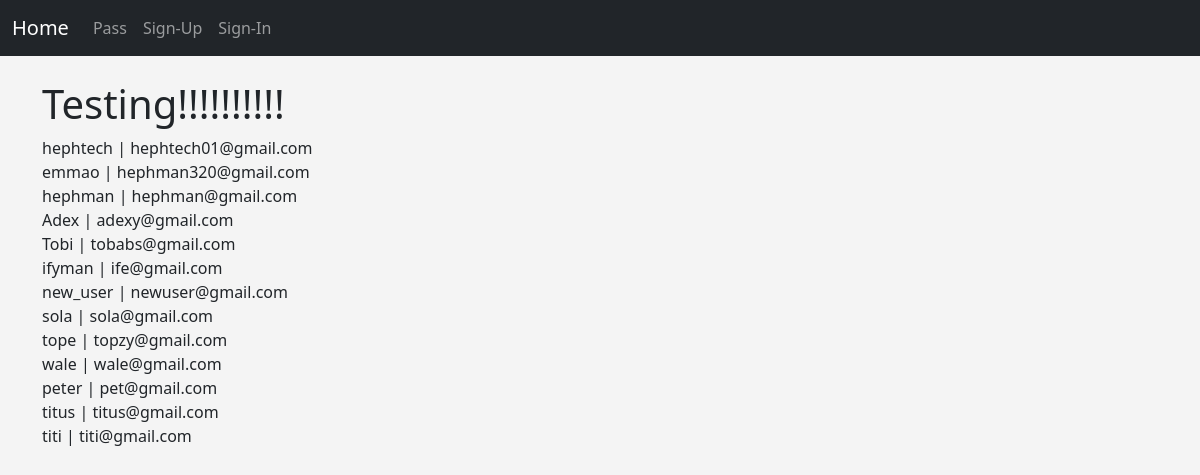
/accounts/tests/, run on the app's committed database.
### accounts/models.py (models this page shows, shortened)
class CustomUser(AbstractUser):
    first_name = models.CharField(max_length=50)
    last_name = models.CharField(max_length=50)
    department = models.CharField(max_length=100, blank=True, null=True)
    phone_number = models.CharField(max_length=15, blank=True, null=True)

### accounts/views.py (the view)
# urls.py: path('tests/', views.tests, name='tests'),
def tests(request):
    users = CustomUser.objects.all()
    return render(request, "accounts/tests.html", {'users': users})

### accounts/templates/accounts/tests.html
{% extends 'accounts/base.html' %}
{% block content %}
<h1>Testing!!!!!!!!!!</h1>
{% for user in users %}
    {{ user.username }} | {{ user.email }} <br>
{% endfor %}
{% endblock %}

### accounts/templates/accounts/base.html (shortened to what this page needs)
<!doctype html>
<html lang="en">
  <head>
    <link href="https://cdn.jsdelivr.net/npm/bootstrap@5.0.0-beta1/dist/css/bootstrap.min.css" rel="stylesheet">
  </head>
  <body>
  	{% include 'accounts/navbar.html' %}
    <br/>
    <div class="container">
      {% block content %}
      {% endblock %}
    </div>
  </body>
</html>

### accounts/templates/accounts/navbar.html (shortened to what this page needs)
<nav class="navbar navbar-expand-lg navbar-dark bg-dark">
  <div class="container-fluid">
    <a class="navbar-brand" href="{% url 'register' %}">Home</a>
    <div class="collapse navbar-collapse" id="navbarSupportedContent">
      <ul class="navbar-nav me-auto mb-2 mb-lg-0">
        <li class="nav-item">
          <a class="nav-link" href="#">Pass</a>
        </li>
        <li class="nav-item">
          <a class="nav-link" href="{% url 'register' %}">Sign-Up</a>
        </li>
        <li class="nav-item">
          <a class="nav-link" href="{% url 'sign_in' %}">Sign-In</a>
        </li>
</nav>

### accounts/templates/accounts/base.html (style rules this page uses)
body { background: #f4f4f4; }

### data on the page
CustomUser: username "hephtech", email "hephtech01@gmail.com"
CustomUser: username "emmao", email "hephman320@gmail.com"
CustomUser: username "hephman", email "hephman@gmail.com"
CustomUser: username "Adex", email "adexy@gmail.com"
CustomUser: username "Tobi", email "tobabs@gmail.com"
CustomUser: username "ifyman", email "ife@gmail.com"
CustomUser: username "new_user", email "newuser@gmail.com"
CustomUser: username "sola", email "sola@gmail.com"
CustomUser: username "tope", email "topzy@gmail.com"
CustomUser: username "wale", email "wale@gmail.com"
CustomUser: username "peter", email "pet@gmail.com"
CustomUser: username "titus", email "titus@gmail.com"
CustomUser: username "titi", email "titi@gmail.com"
